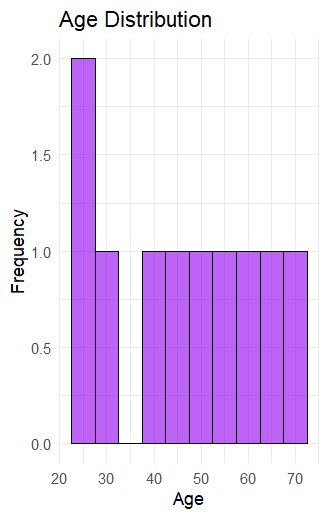

Here is the R script that generated this plot:
age_data <- data.frame(
  Age=c(25,30,25,40,45,50,55,60,65,70)
)

ggplot(age_data,aes(x=Age))+
  geom_histogram(binwidth=5,fill="purple",color="black",alpha=0.7)+
  labs(title="Age Distribution",
       x="Age",
       y="Frequency")+
  theme_minimal()
